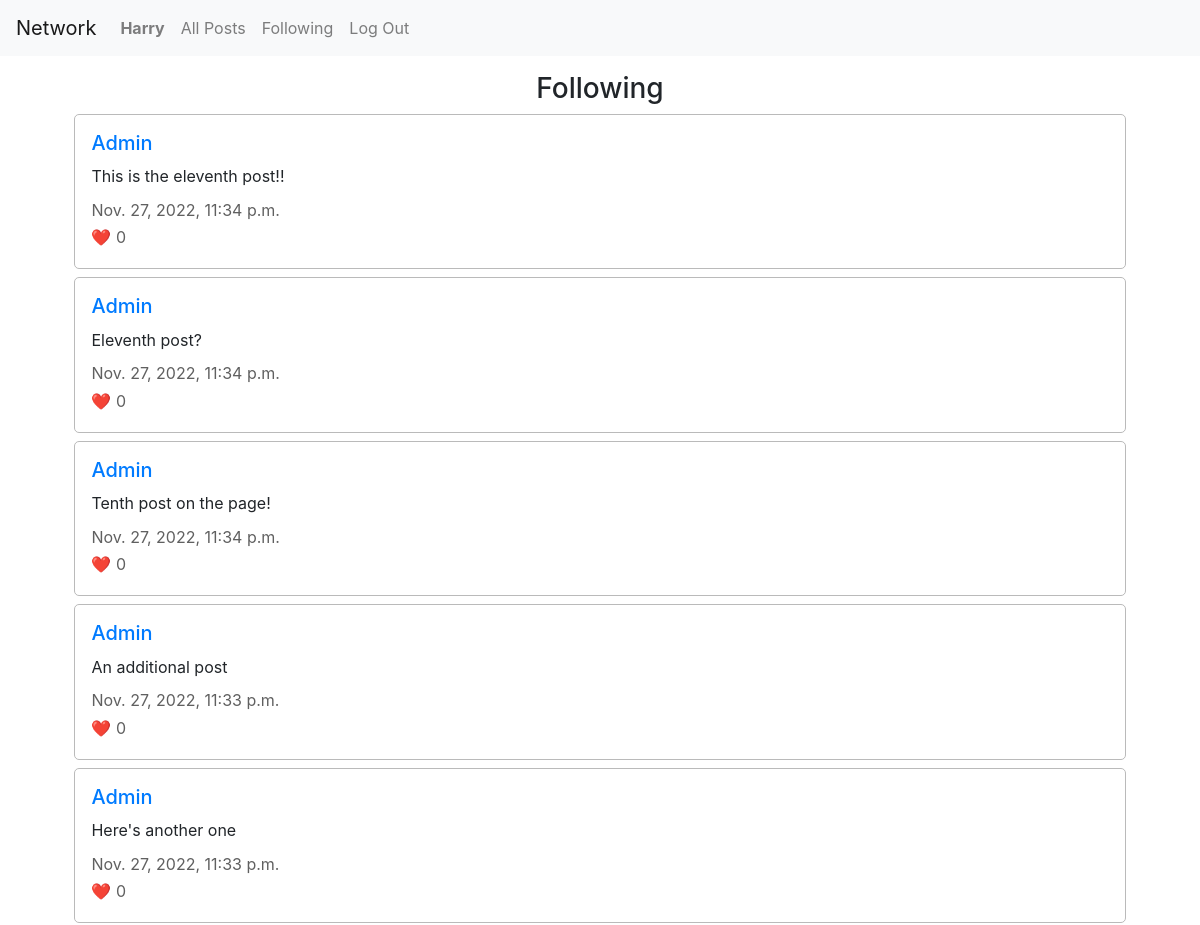
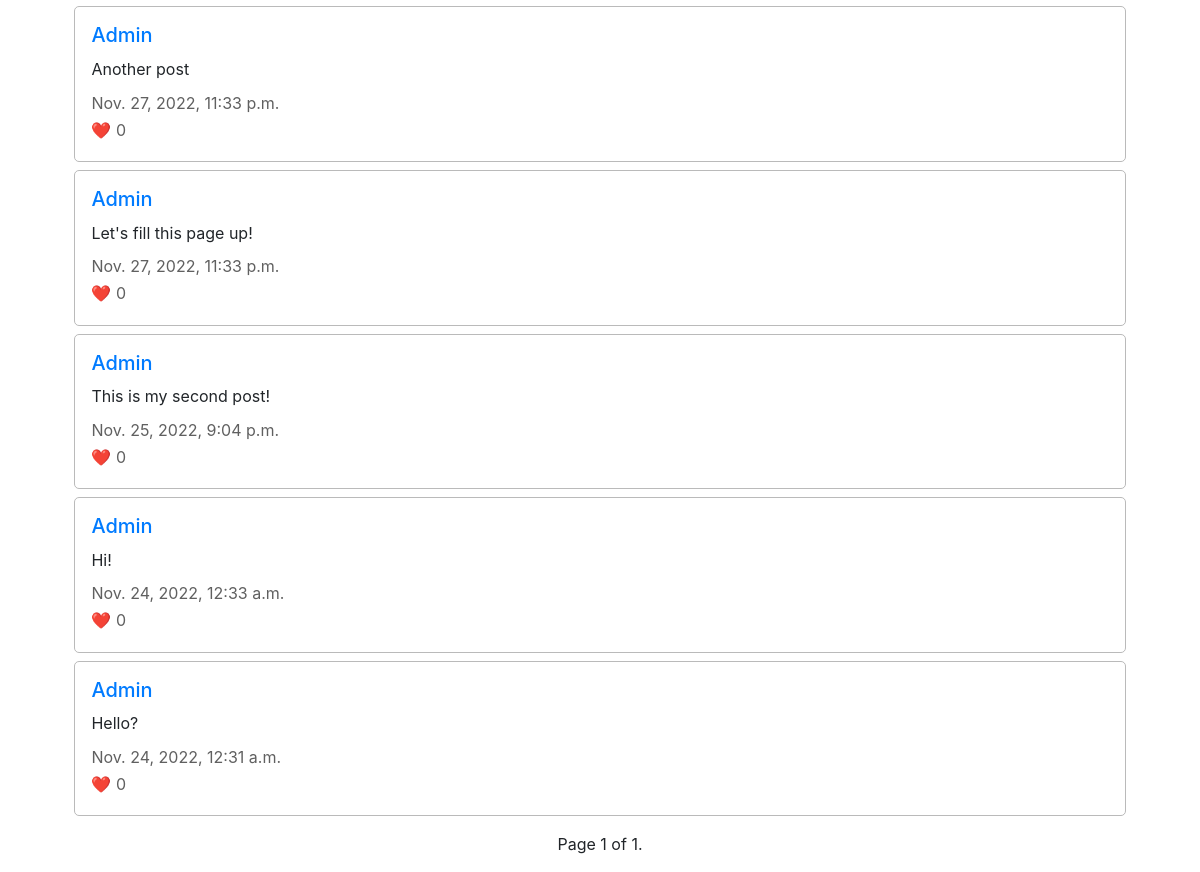
Before: /following (signed in) with the older database file (2 pictures, top to bottom).
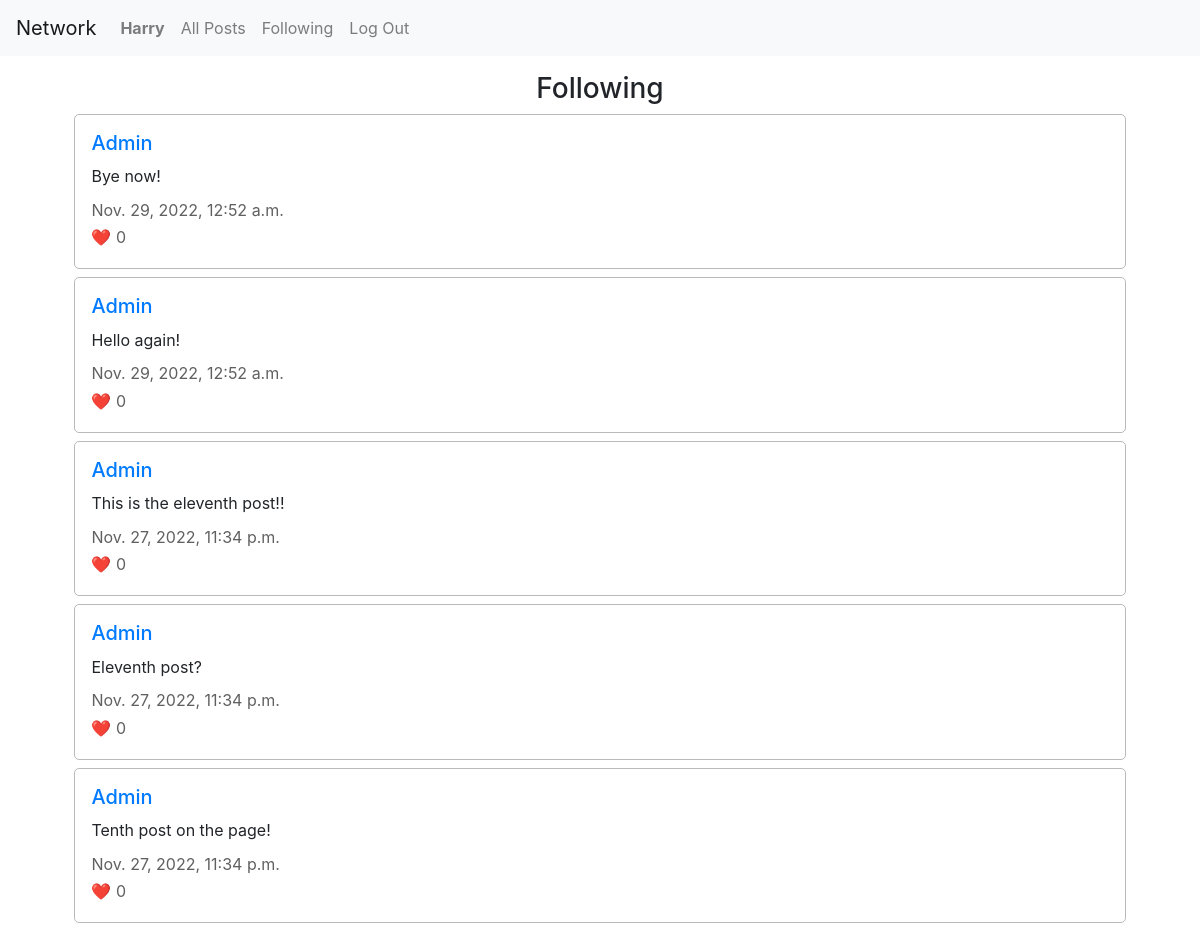
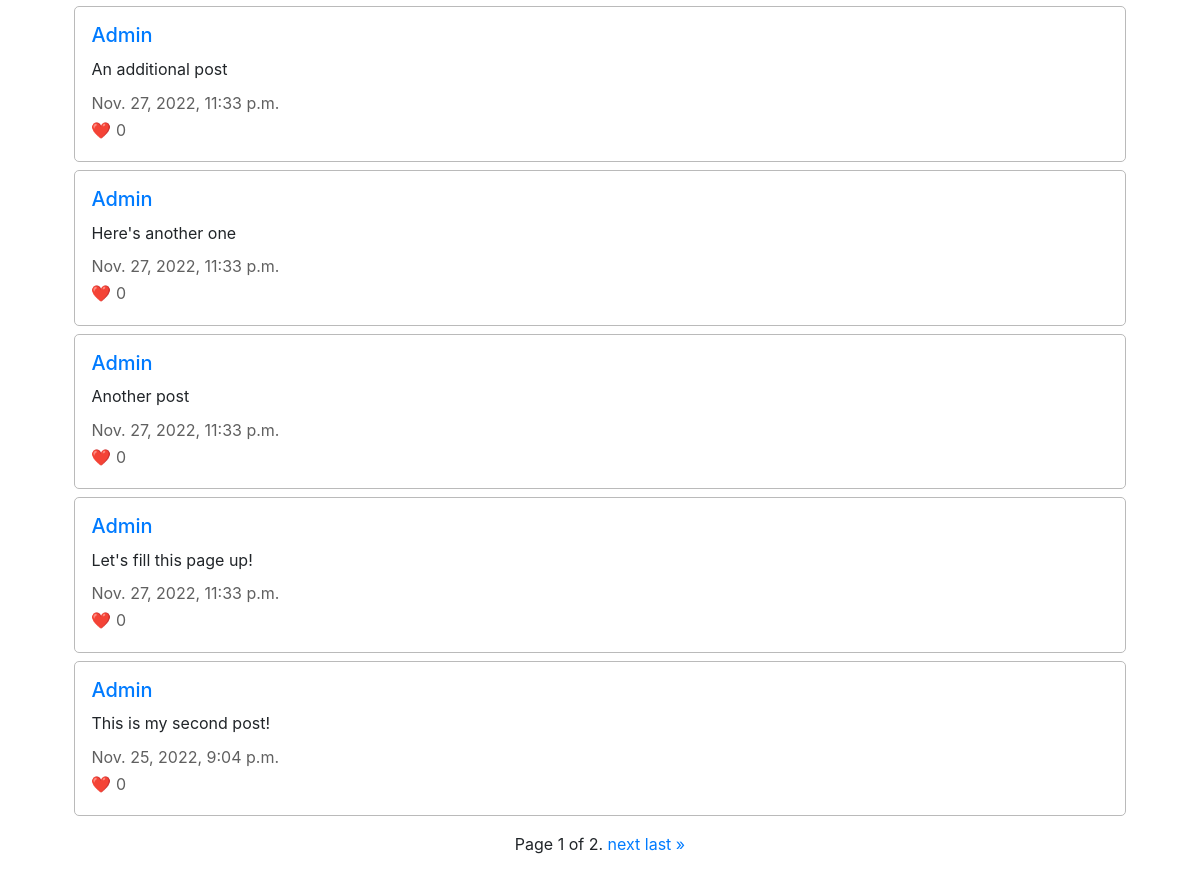
After: the same page with the newer database file (2 pictures, top to bottom).
### network/models.py (models this page shows, shortened)
class User(AbstractUser):
    pass

class Post(models.Model):
    user = models.ForeignKey("User", on_delete=models.CASCADE, related_name ="posts")
    content = models.TextField(max_length=255)
    timestamp = models.DateTimeField(auto_now_add=True)
    likes = models.ManyToManyField("User", blank=True, related_name="liked")

### network/views.py (the view)
# urls.py: path("following", views.following, name="following"),
@login_required(login_url='/login')
def following(request):
    watcher = User.objects.get(username=request.user)
    followall = watcher.following.all()
    following = [f.followed for f in followall]
    followposts = Post.objects.filter(user__in=following).order_by('timestamp').reverse()
    paginator = Paginator(followposts, 10)
    page_num = request.GET.get('page')
    page_obj = paginator.get_page(page_num)
    return render(request, "network/following.html", {
        "page_obj": page_obj,
    })

### network/templates/network/following.html (shortened to what this page needs)
{% extends "network/layout.html" %}
{% load static %}
{% block body %}
    <div class="all-posts">
        <h3>Following</h3>
        {% for post in page_obj %}
            <div class="section">
                <h5><a href="{% url 'user' post.user %}">{{ post.user }}</a></h5>
                <p class="post-content">{{ post.content }}</p>
                <p class="grey">{{ post.timestamp }}</p>
                <p class="grey">&#10084;&#65039; {{ post.likes.all.count }}</p>
            </div>
        {% endfor %}
    </div>
    <div class="pagination">
      <span class="step-links">
          <span class="current">
              Page {{ page_obj.number }} of {{ page_obj.paginator.num_pages }}.
          </span>
          {% if page_obj.has_next %}
              <a href="?page={{ page_obj.next_page_number }}">next</a>
              <a href="?page={{ page_obj.paginator.num_pages }}">last &raquo;</a>
          {% endif %}
      </span>
    </div>
{% endblock %}

### network/templates/network/layout.html (shortened to what this page needs)
{% load static %}
<!DOCTYPE html>
<html lang="en">
    <head>
        <link rel="stylesheet" href="https://stackpath.bootstrapcdn.com/bootstrap/4.4.1/css/bootstrap.min.css">
        <link href="{% static 'network/styles.css' %}" rel="stylesheet">
    </head>
    <body>
        <nav class="navbar navbar-expand-lg navbar-light bg-light">
            <a class="navbar-brand" href="#">Network</a>
            <div class="collapse navbar-collapse" id="navbarNav">
                <ul class="navbar-nav mr-auto">
                {% if user.is_authenticated %}
                    <li class="nav-item">
                        <a class="nav-link" href="{% url 'user' user.username %}"><strong>{{ user.username }}</strong></a>
                    </li>
                {% endif %}
                <li class="nav-item">
                    <a class="nav-link" href="{% url 'index' %}">All Posts</a>
                </li>
                {% if user.is_authenticated %}
                    <li class="nav-item">
                        <a class="nav-link" href="{% url 'following' %}">Following</a>
                    </li>
                    <li class="nav-item">
                        <a class="nav-link" href="{% url 'logout' %}">Log Out</a>
                    </li>
                {% endif %}
                </ul>
            </div>
        </nav>
        <div class="body">
            {% block body %}
            {% endblock %}
        </div>
    </body>
</html>

### network/static/network/styles.css (style rules this page uses)
.body { display: flex; flex-direction: column; justify-content: center; align-items: center; gap: 1rem; margin: 1rem; }
.all-posts { width: 100%; display: flex; flex-direction: column; justify-content: center; align-items: center; gap: 0.5rem; }
.section { width: 90%; border: 0.2px rgb(186, 186, 186) solid; border-radius: 5px; padding: 1rem; }
h3 { margin-bottom: 0rem; }
h5 { margin-bottom: 0.6rem; }
p { margin-bottom: 0.2rem; }
.post-content { margin-bottom: 0.6rem; }
.grey { color: rgb(96, 96, 96); }

Changed rows visible on the page:
no longer on this page (row unchanged): Post: user "Admin", content "Hi!", timestamp "Nov. 24, 2022, 12:33 a.m.", likes.all.count "0"
no longer on this page (row unchanged): Post: user "Admin", content "Hello?", timestamp "Nov. 24, 2022, 12:31 a.m.", likes.all.count "0"
added Post: user "Admin", content "Bye now!", timestamp "Nov. 29, 2022, 12:52 a.m.", likes.all.count "0"
added Post: user "Admin", content "Hello again!", timestamp "Nov. 29, 2022, 12:52 a.m.", likes.all.count "0"
Other visible differences:
{{ page_obj.paginator.num_pages }}: "1" → "2"
text now shown: "next last »"
